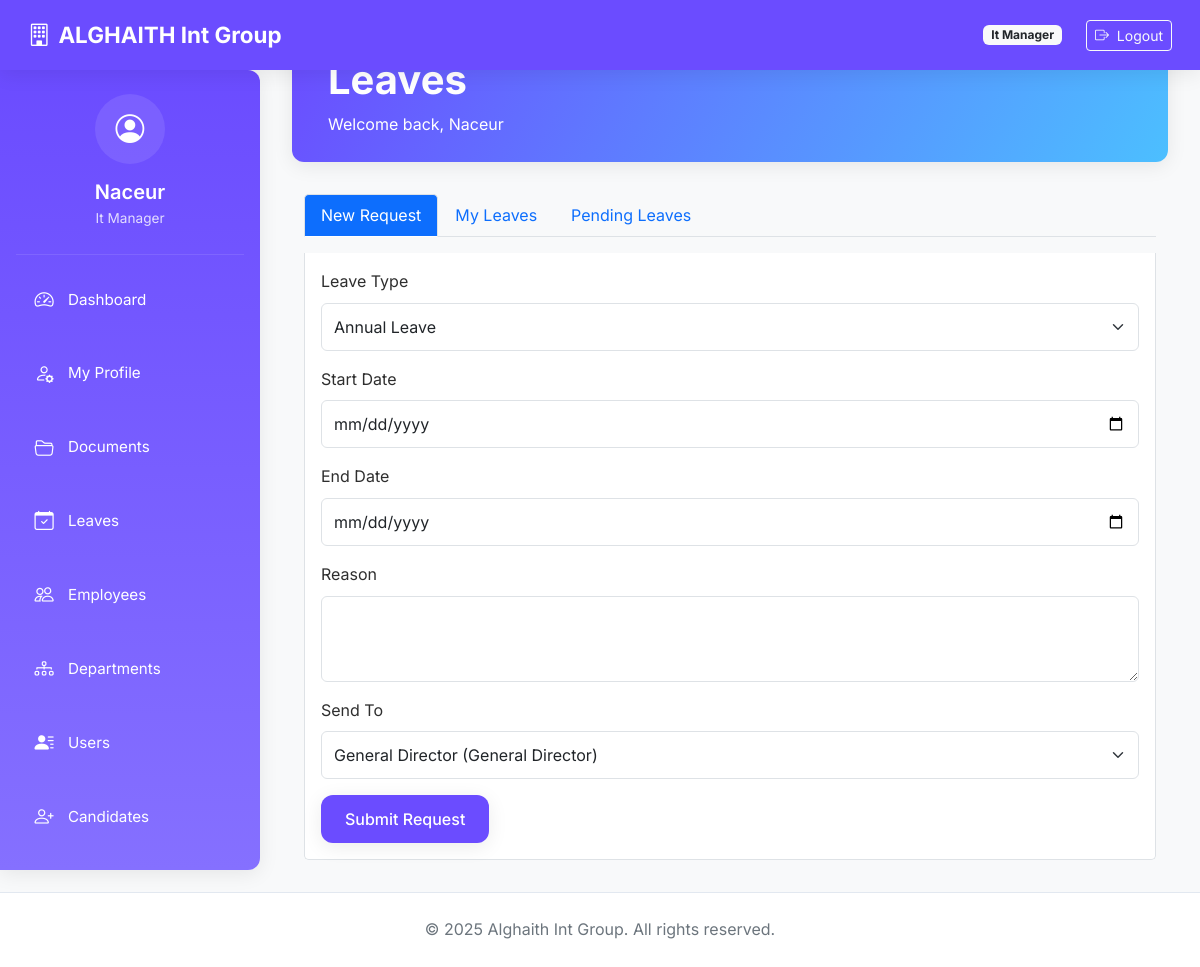
Before: /leave/ (signed in) with the older database file.
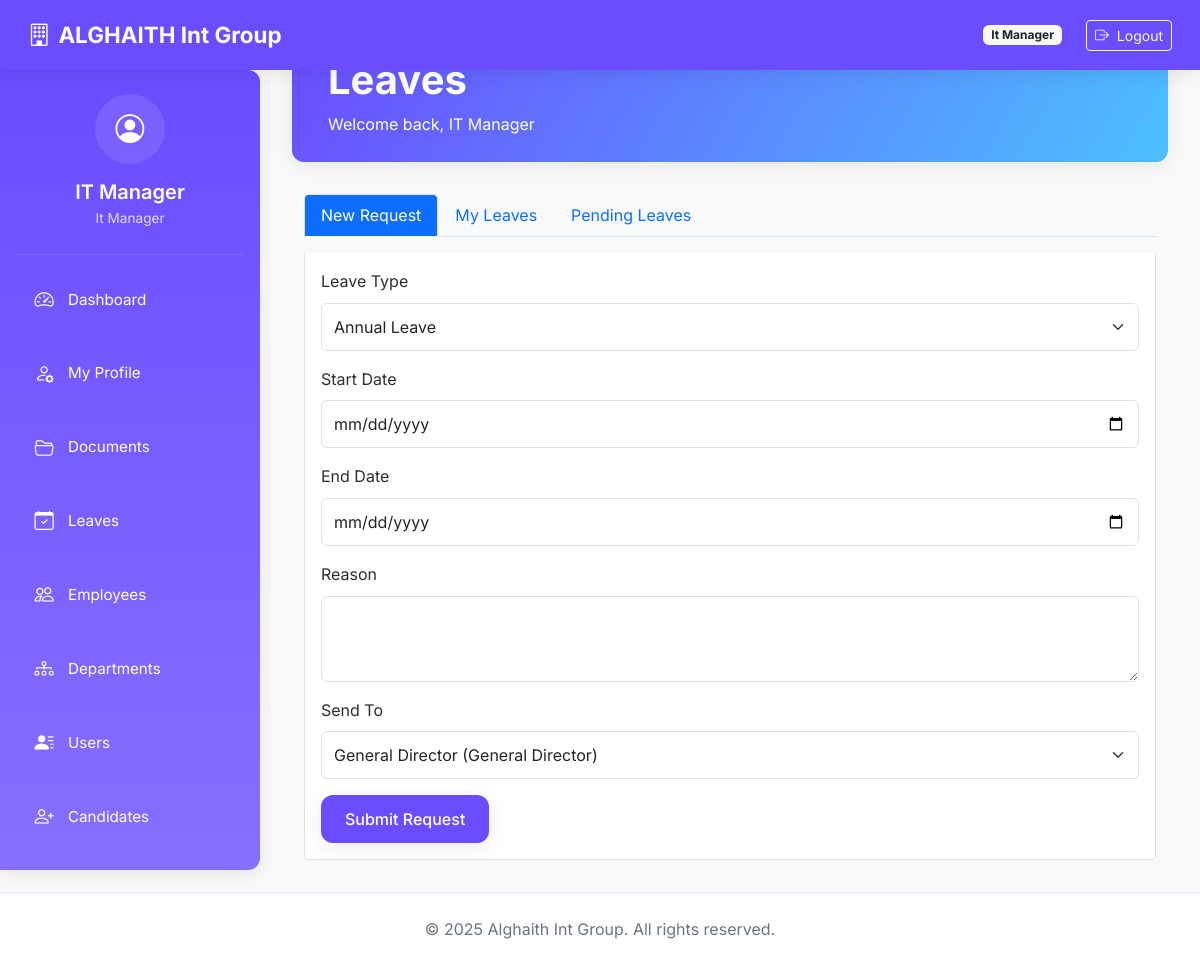
After: the same page with the newer database file.
### core/models.py (models this page shows, shortened)
class User(db.Model, UserMixin):
    __tablename__ = 'users'
    id = db.Column(db.Integer, primary_key=True)
    email = db.Column(db.String(120), unique=True, nullable=False, index=True)
    password_hash = db.Column(db.String(200), nullable=False)
    name = db.Column(db.String(100), nullable=False)
    role = db.Column(db.String(50), nullable=False)  # General Director, IT Manager, etc.
    avatar = db.Column(db.String(255), nullable=True)
    access_code = db.Column(db.String(20), unique=True, nullable=False)
    phone = db.Column(db.String(20), nullable=True)
    position = db.Column(db.String(100), nullable=True)
    created_at = db.Column(db.DateTime, default=datetime.utcnow)
    last_login = db.Column(db.DateTime)
    login_count = db.Column(db.Integer, default=0)
    is_active = db.Column(db.Boolean, default=True, nullable=False)
    documents = db.relationship('UserDocument', back_populates='user', cascade="all, delete-orphan")
    folders_created = db.relationship('Folder', back_populates='creator', cascade="all, delete-orphan")
    activities = db.relationship('ActivityLog', back_populates='user', cascade="all, delete-orphan")
    leave_requests = db.relationship('LeaveRequest', back_populates='requester', foreign_keys='LeaveRequest.user_id')
    approved_requests = db.relationship('LeaveRequest', back_populates='approver', foreign_keys='LeaveRequest.approver_id')
    @property
    def is_authenticated(self):
        return True

### modules/leave/routes.py (the view, shortened to what this page needs)
@leave_bp.route('/', methods=['GET', 'POST'])
@login_required
def leaves_dashboard():
    form = LeaveForm()
    if current_user.role in ['it_manager', 'general_director']:
        approvers = User.query.filter(User.id != current_user.id).all()
    else:
        approvers = User.query.filter(
            User.department_id == current_user.department_id,
            User.role.in_(['manager', 'head_of_department', 'it_manager', 'general_director'])
        ).all()
    form.approver_id.choices = [(u.id, f"{u.name} ({u.role.replace('_', ' ').title()})") for u in approvers]
    my_requests = list_user_requests(current_user.id)
    pending = list_pending_requests(current_user) if current_user.role in ['manager', 'head_of_department', 'it_manager', 'general_director'] else []
    return render_template(
        'dashboard/leaves.html',
        form=form,
        requests=my_requests,
        pending_requests=pending
    )

### core/forms.py
class LeaveForm(FlaskForm):
    type = SelectField('Leave Type', choices=[
        ('annual', 'Annual Leave'),
        ('sick', 'Sick Leave'),
        ('unpaid', 'Unpaid Leave'),
        ('other', 'Other')
    ], validators=[DataRequired()])
    start_date = DateField('Start Date', validators=[DataRequired()])
    end_date = DateField('End Date', validators=[DataRequired()])
    reason = TextAreaField('Reason', validators=[DataRequired()])
    approver_id = SelectField('Send To', coerce=int, validators=[DataRequired()])
    submit = SubmitField('Submit')

### modules/auth/forms.py
class LogoutForm(FlaskForm):
    submit = SubmitField('Logout')

### app.py (called while the page is built)
@login_manager.user_loader
def load_user(user_id):
    from core.models import User
    return db.session.get(User, int(user_id))

@app.before_request
def make_session_permanent():
    session.permanent = True

### modules/leave/services.py (called while the page is built)
def list_user_requests(user_id: int):
    return LeaveRequest.query.filter_by(user_id=user_id).order_by(LeaveRequest.created_at.desc()).all()

### templates/dashboard/leaves.html (shortened to what this page needs)
{% extends "dashboard/base_dashboard.html" %}
{% block dashboard_title %}Leaves{% endblock %}
{% block dashboard_content %}
<div class="container">
    <ul class="nav nav-tabs mb-3" id="leaveTabs" role="tablist">
        {% if current_user.role != 'general_director' %}
        <li class="nav-item" role="presentation">
            <button class="nav-link active" id="new-tab" data-bs-toggle="tab" data-bs-target="#new" type="button" role="tab">New Request</button>
        </li>
        {% endif %}
        <li class="nav-item" role="presentation">
            <button class="nav-link {% if current_user.role == 'general_director' %}active{% endif %}" id="my-tab" data-bs-toggle="tab" data-bs-target="#my" type="button" role="tab">My Leaves</button>
        </li>
        <li class="nav-item" role="presentation">
            <button class="nav-link" id="pending-tab" data-bs-toggle="tab" data-bs-target="#pending" type="button" role="tab">Pending Leaves</button>
        </li>
    </ul>
    <div class="tab-content" id="leaveTabsContent">
        {% if current_user.role != 'general_director' %}
        <div class="tab-pane fade show active" id="new" role="tabpanel">
            <form method="POST" action="{{ url_for('leave.leaves_dashboard') }}">
                <div class="mb-3">
                    {{ form.type.label(class="form-label") }}
                    {{ form.type(class="form-select") }}
                </div>
                <div class="mb-3">
                    {{ form.start_date.label(class="form-label") }}
                    {{ form.start_date(class="form-control") }}
                </div>
                <div class="mb-3">
                    {{ form.end_date.label(class="form-label") }}
                    {{ form.end_date(class="form-control") }}
                </div>
                <div class="mb-3">
                    {{ form.reason.label(class="form-label") }}
                    {{ form.reason(class="form-control", rows="3") }}
                </div>
                <div class="mb-3">
                    {{ form.approver_id.label(class="form-label") }}
                    {{ form.approver_id(class="form-select") }}
                </div>
                <button type="submit" class="btn btn-primary">Submit Request</button>
            </form>
        </div>
        {% endif %}
    </div>
</div>
{% endblock %}

### templates/dashboard/base_dashboard.html (shortened to what this page needs)
<!DOCTYPE html>
<html lang="en">
<head>
    <link href="https://cdn.jsdelivr.net/npm/bootstrap@5.3.0/dist/css/bootstrap.min.css" rel="stylesheet">
    <link href="https://cdn.jsdelivr.net/npm/bootstrap-icons@1.10.5/font/bootstrap-icons.css" rel="stylesheet">
    <link rel="stylesheet" href="{{ url_for('static', filename='css/styles.css') }}">
</head>
<body>
<nav class="navbar navbar-expand-lg navbar-dark">
    <div class="container-fluid">
        <a class="navbar-brand" href="{{ url_for('dashboard.role_dashboard') }}">
            <i class="bi bi-building me-2"></i>ALGHAITH Int Group
        </a>
        <div class="d-flex align-items-center">
            <span class="badge bg-light text-dark me-3 d-none d-md-inline">{{ current_user.role|replace('_', ' ')|title }}</span>
            {% if current_user.is_authenticated %}
            <div class="desktop-logout">
                <form method="post" action="{{ url_for('auth.logout') }}" class="ms-2 d-inline">
                    <button type="submit" class="btn btn-sm btn-outline-light">
                        <i class="bi bi-box-arrow-right me-1"></i> Logout
                    </button>
                </form>
            </div>
            {% endif %}
        </div>
    </div>
</nav>
<div class="sidebar" id="sidebarMenu">
    <div class="sidebar-header">
        <div class="user-info">
            <div class="user-avatar">
                <i class="bi bi-person-circle"></i>
            </div>
            <h5 class="user-name">{{ current_user.name }}</h5>
            <div class="user-role">{{ current_user.role|replace('_', ' ')|title }}</div>
        </div>
    </div>
    <ul class="nav flex-column">
        <li class="nav-item">
            <a class="nav-link" href="{{ url_for('dashboard.role_dashboard') }}">
                <i class="bi bi-speedometer2"></i> <span class="link-text">Dashboard</span>
            </a>
        </li>
        <li class="nav-item">
            <a class="nav-link" href="{{ url_for('profile.my_profile') }}">
                <i class="bi bi-person-gear"></i> <span class="link-text">My Profile</span>
            </a>
        </li>
        <li class="nav-item">
            <a class="nav-link" href="{{ url_for('docs.list_documents') }}">
                <i class="bi bi-folder2-open"></i> <span class="link-text">Documents</span>
            </a>
        </li>
        <li class="nav-item">
            <a class="nav-link" href="{{ url_for('leave.leaves_dashboard') }}">
                <i class="bi bi-calendar-check"></i> <span class="link-text">Leaves</span>
            </a>
        </li>
        <li class="nav-item">
            <a class="nav-link" href="{{ url_for('dashboard.employee_summary') }}">
                <i class="bi bi-people"></i> <span class="link-text">Employees</span>
            </a>
        </li>
        <li class="nav-item">
            <a class="nav-link" href="{{ url_for('department.department_summary') }}">
                <i class="bi bi-diagram-3"></i> <span class="link-text">Departments</span>
            </a>
        </li>
        <li class="nav-item">
            <a class="nav-link" href="{{ url_for('dashboard.user_management') }}">
                <i class="bi bi-person-lines-fill"></i> <span class="link-text">Users</span>
            </a>
        </li>
        <li class="nav-item">
            <a class="nav-link" href="{{ url_for('candidates.list_candidates') }}">
                <i class="bi bi-person-plus"></i> <span class="link-text">Candidates</span>
            </a>
        </li>
    </ul>
</div>
<div class="main-content">
    <div class="dashboard-header">
        <div class="container-fluid">
            <h1 class="dashboard-title">{% block dashboard_title %}Dashboard{% endblock %}</h1>
            <p class="mb-0">Welcome back, {{ current_user.name }}</p>
        </div>
    </div>
    {% block dashboard_content %}{% endblock %}
</div>
<footer>
    <div class="container-fluid">
        &copy; 2025 Alghaith Int Group. All rights reserved.
    </div>
</footer>
</body>
</html>

Changed rows visible on the page:
changed User "It Manager": name "Naceur" → "IT Manager"
